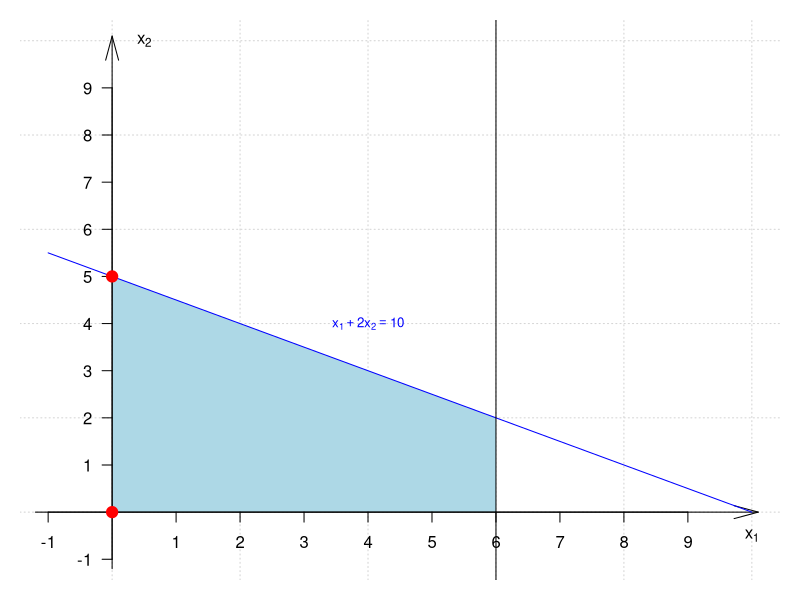
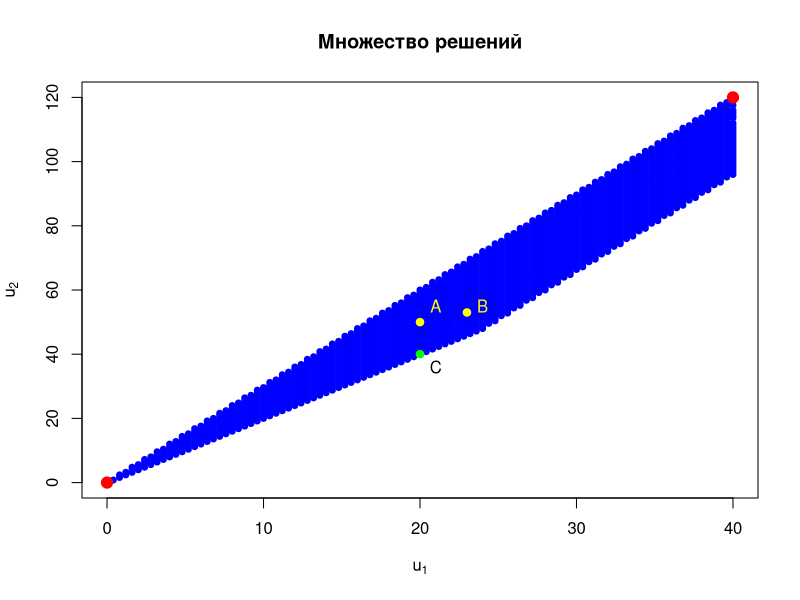
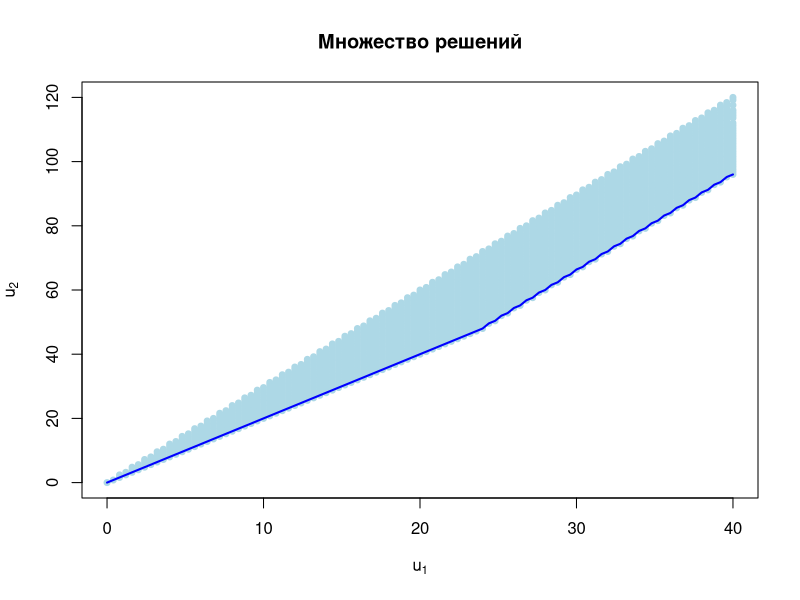
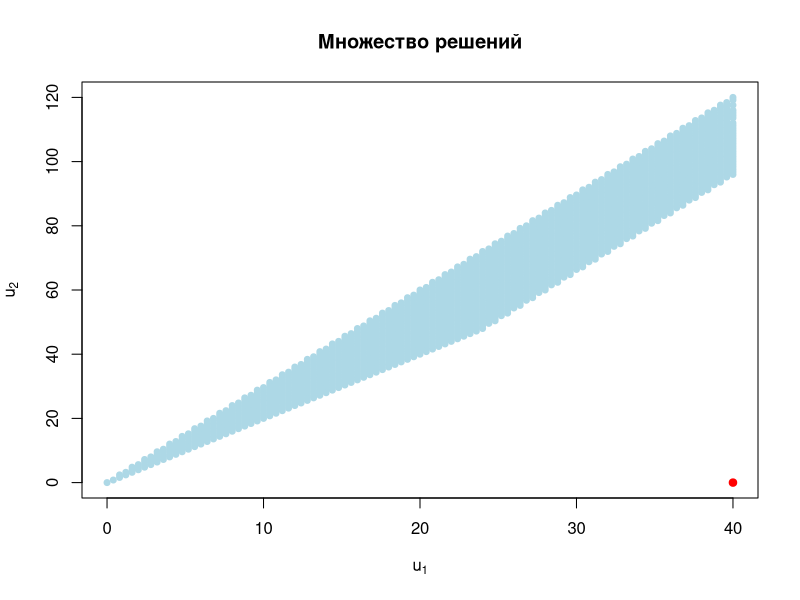
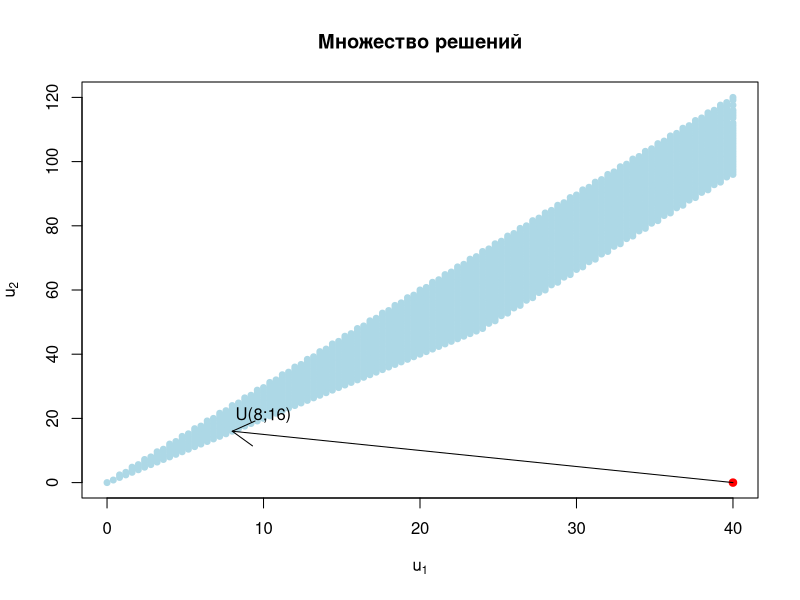
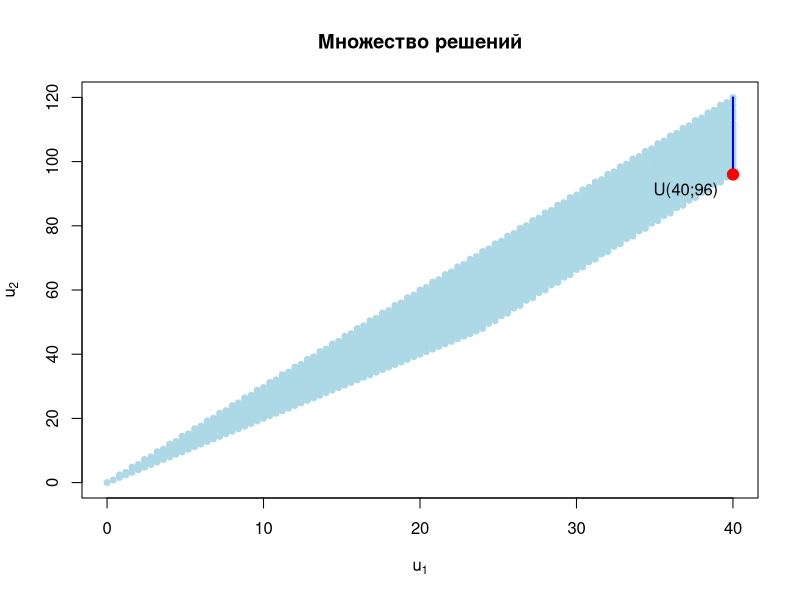

Write the R code that produced these figures, in order.
## ---- chunk 1
library(lpSolve) 
f.obj <- c(4, 8) # Описали целевую функцию
names(f.obj) <-c("X1","X2")
a.mat<-rbind(c(1,0), # матрица
             c(1,2),   # коээфициентов
             c(1,0),    # при ограничениях
             c(0,1))   
a.dir<-c("<=","<=",">=",">=")
b.vec<-c(6,10,0,0) # вектор ограничений
(result<-lp ("max", f.obj, a.mat, a.dir, b.vec))
result$solution
## ---- chunk 2
library(lpSolve) 
f.obj <- c(4, 24) # Описали целевую функцию
names(f.obj) <-c("X1","X2")
a.mat<-rbind(c(1,0), # матрица
             c(1,2),   # коээфициентов
             c(1,0),    # при ограничениях
             c(0,1))   
a.dir<-c("<=","<=",">=",">=")
b.vec<-c(6,10,0,0) # вектор ограничений
(result<-lp ("min", f.obj, a.mat, a.dir, b.vec))
result$solution
## ---- chunk 3
x1<- (-10:100)/10
old<-par(mar=c(1,1,1,1))
plot(0,type="n",xlab="",ylab="", xlim=c(-1, 10),ylim = c(-1, 10),bty="n",xaxt="n",yaxt="n")
grid()
polygon(c(0,0,6,6),c(0,5,2,0), col = "lightblue", border = NA)
axis(1,pos=c(0,0),at=c(-1,1,2,3,4,5,6,7,8,9))
axis(2,pos=c(0,0),las=2,at=c(-1,1,2,3,4,5,6,7,8,9))
arrows(-1.2,0,10.1,0,angle=15)
arrows(0,-1.2,0,10.1,angle=15)
lines(x1,(10-x1)/2,col="blue")
text(4,4,expression(х[1]+2*х[2]==10),cex=0.8,col="blue")
abline(v=6)
text(0.5,10,expression(х[2]))
text(10,-0.5,expression(х[1]))
points(0,0,cex=1.5,col="red",pch=19)
points(0,5,cex=1.5,col="red",pch=19)
par(old)
## ---- chunk 4
x1<-seq(0,6,by=0.1)
x2<-seq(0,6,by=0.1)
d<-expand.grid(x1=x1,x2=x2)
d<-subset(d,x1+2*x2<=10)
d$u1<-4*d$x1+8*d$x2
d$u2<-8*d$x1+24*d$x2
plot(d$u2~d$u1,type="p",pch=19,col="blue",main="Множество решений",xlab=expression(u[1]),ylab=expression(u[2]),cex=0.8)
points(0,0,cex=1.5,col="red",pch=19)
points(40,120,cex=1.5,col="red",pch=19)
points(20,50,cex=1,col="yellow",pch=19)
text(21,55,"A",col="yellow")
points(23,53,cex=1,col="yellow",pch=19)
text(24,55,"B",col="yellow")

points(20,40,cex=1,col="green",pch=19)
text(21,36,"C")
## ---- chunk 5
plot(d$u2~d$u1,type="p",pch=19,col="lightblue",main="Множество решений",xlab=expression(u[1]),ylab=expression(u[2]),cex=0.8)
z<-aggregate(u1~u2,data=d,max)
z<-aggregate(u2~u1,data=z,min)
lines(z$u2~z$u1,col="blue",lwd=2)
## ---- chunk 6
(u1<-max(d$u1))
(u2<-min(d$u2))
plot(d$u2~d$u1,type="p",pch=19,col="lightblue",main="Множество решений",xlab=expression(u[1]),ylab=expression(u[2]),cex=0.8)
points(u1,u2,pch=19,col="red")
## ---- chunk 7
d.new<-d
l<-2
d.new$s<-((u1-d.new$u1)^l+(u2-d.new$u2)^l)^(1/l)
head(d.new)
tail(d.new)
(u.opt<-d.new[which.min( d.new$s),])
plot(d$u2~d$u1,type="p",pch=19,col="lightblue",main="Множество решений",xlab=expression(u[1]),ylab=expression(u[2]),cex=0.8)
points(u1,u2,pch=19,col="red")
arrows(u1,u2,u.opt$u1,u.opt$u2)
text(u.opt$u1+2,u.opt$u2+5,paste0("U(",u.opt$u1,";",u.opt$u2,")"))
## ---- chunk 8
(z<-max(d$u1))
head(d.new<-subset(d,u1==z))
## ---- chunk 9
(u.opt<-d.new[which.min( d.new$u2),])
## ---- chunk 10
plot(d$u2~d$u1,type="p",pch=19,col="lightblue",main="Множество решений",xlab=expression(u[1]),ylab=expression(u[2]),cex=0.8)
lines(d.new$u1,d.new$u2,col="blue",lwd=2)
points(u.opt$u1,u.opt$u2,pch=19,col="red",cex=1.5)
text(u.opt$u1-3,u.opt$u2-5,paste0("U(",u.opt$u1,";",u.opt$u2,")"))
## ---- chunk 11
d.new<-d
d.new$s<-d.new$u1*0.8-d.new$u2*0.2
head(d.new)
tail(d.new)
subset(d.new,s==max(d.new$s))
## ---- chunk 12
d.new<-d
d.new$s<-d.new$u1*0.5-d.new$u2*0.5
head(d.new)
tail(d.new)
subset(d.new,s==max(d.new$s))
## ---- chunk 13
d.new<-d
d.new$s<-d.new$u1*0.75-d.new$u2*0.25
head(d.new)
tail(d.new)
subset(d.new,s==max(d.new$s))
## ---- chunk 14
sessionInfo()
